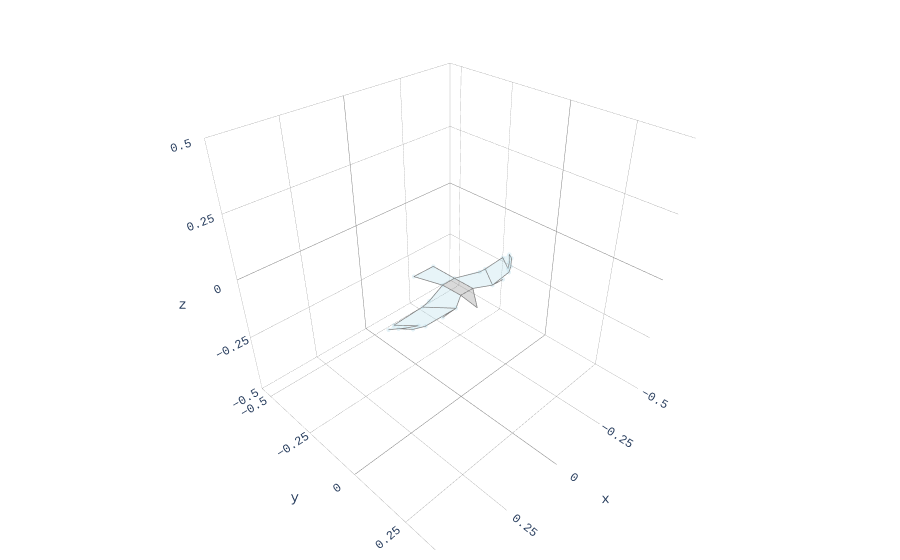

Notebook code cell kept with this figure:
### Code cell
kestrel3d = Kestrel3D("../data/2025-04-mean_kestrel_shape.csv", use_mean_alula=True)
plot_plotly(kestrel3d)
